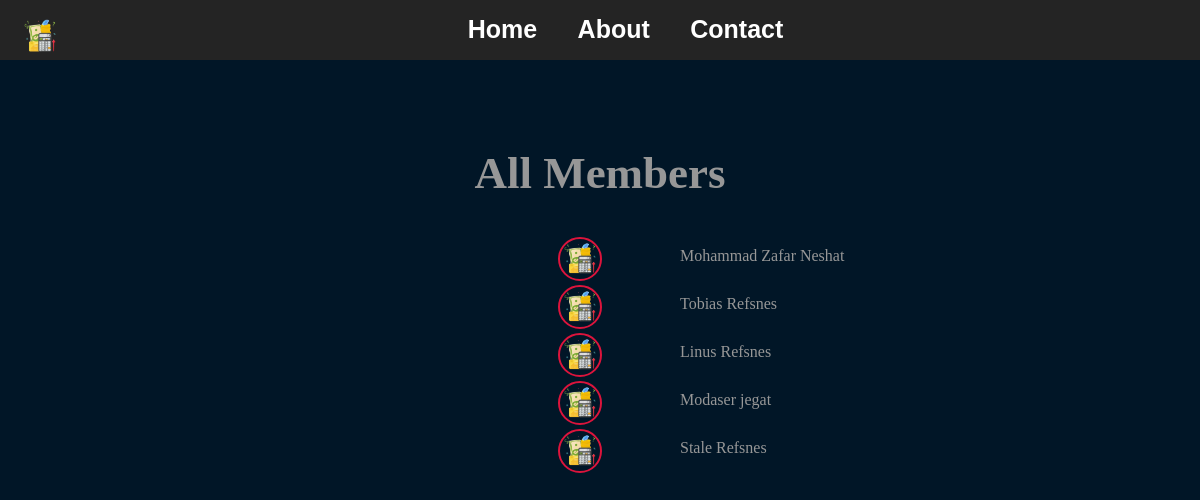
Before: /all_members/ with the older database file.
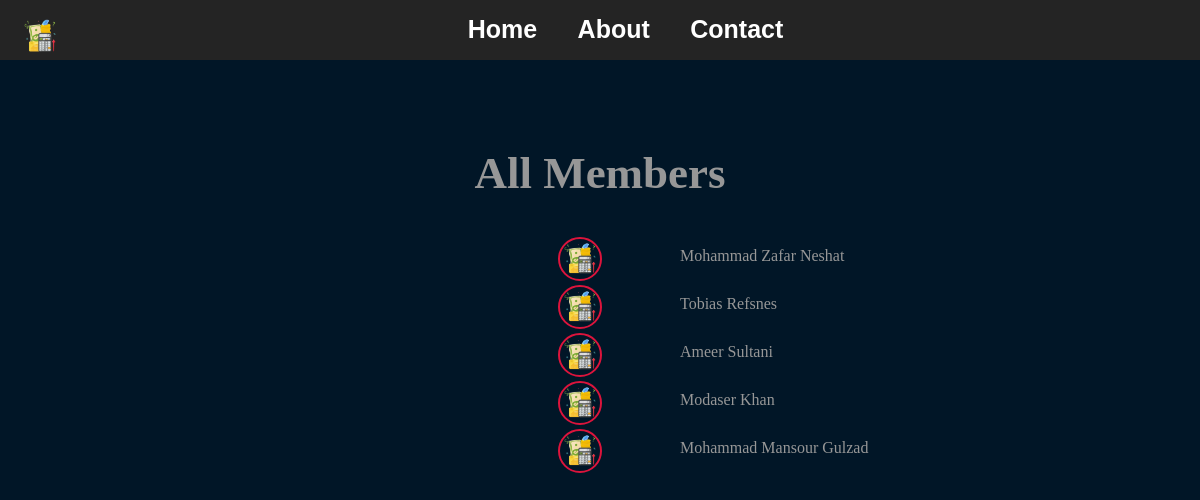
After: the same page with the newer database file.
### sca/models.py (models this page shows, shortened)
class member_acc(models.Model):
  firstname = models.CharField(max_length=255)
  lastname = models.CharField(max_length=255)
  Date = models.DateField(null=True)

### sca/views.py (the view)
# urls.py: path('all_members/', views.all_members, name='all_members'),
def all_members(request):
    mymembers = member_acc.objects.all().values()
    template = loader.get_template("all_members.html")
    context = {
    'mymembers': mymembers,
    }
    return HttpResponse(template.render(context,request))

### sca/templates/all_members.html (shortened to what this page needs)
{% extends "master.html" %}
{% load static %}
{% block content %}
<section class="li_member">
  <h1>All Members</h1>
  <ul>
    {% for x in mymembers %}
    <li><span><img class="profiles" src="{% static 'images/icon.png'%}" alt=""></span>
      <a class="view_button" href="details/{{ x.id }}">{{ x.firstname }} {{ x.lastname }}</a>
    </li>
    {% endfor %}
  </ul>
</section>
{% endblock %}

### sca/templates/master.html (shortened to what this page needs)
{% load static %}
<!DOCTYPE html>
<html>
<head>
    <link rel="stylesheet" href="{% static 'all_style.css' %}">
</head>
<body>
    <div class="navbar">
        <nav>
            <a href="/"><img class="img_nav" src="{% static 'images/icon.png' %} " alt="icon"></a>
            <a href="/">Home</a>
            <a href="#">About</a>
            <a href="#">Contact</a>
        </nav>
    </div>
    {% block content %}
    {% endblock %}
</body>
</html>

### sca/static/all_style.css (style rules this page uses)
body { margin: 0px; padding: 0px; background-color: #011627; color: #fdfffc; text-align: center; background-position: center; background-repeat: no-repeat; background-size: cover; height: 100vh; }
h1 { font-size: 45px; }
.li_member .profiles { width: 40px; height: 40px; border-radius: 50%; border: 2px solid crimson; margin-left: -120px; }
.li_member h1 { display: flex; justify-content: center; align-items: center; padding-top: 50px; color: #979797; }
.li_member ul { margin-left: 600px; list-style-type: none; }
.li_member a { color: #979797; text-decoration: none; margin-left: 30px; padding: 10px; transition: transform 0.2s, box-shadow 0.2s; }
.li_member li { display: flex; }
.navbar nav { background-color: #242424; color: #fff; font-family: Arial, sans-serif; height: 30px; padding: 15px; word-spacing: 30px; }
.navbar nav a { color: #fff; text-decoration: none; font-weight: bold; font-size: 25px; padding: 3px; }
.img_nav { width: 40px; float: left; margin-left: 5px; border-radius: 5px; }

Changed rows visible on the page:
removed member_acc: firstname "Linus", lastname "Refsnes"
removed member_acc: firstname "Stale", lastname "Refsnes"
added member_acc: firstname "Ameer", lastname "Sultani"
changed member_acc "Modaser": lastname "jegat" → "Khan"
added member_acc: firstname "Mohammad Mansour", lastname "Gulzad"
